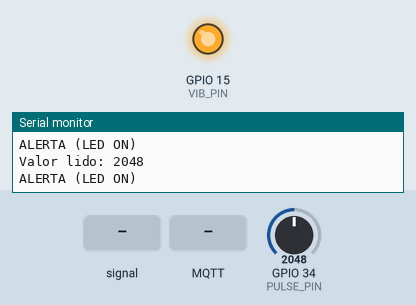
This sketch was run on a simulated ESP32. Shown: output pins drawn as LEDs (lit = HIGH), the last lines printed to the serial monitor. The inputs (shaded band) are chosen by the test bench; at power-on: GPIO 34 (PULSE_PIN) = 2048. WiFi joins after 1.5 s; servers stay silent unless stated; no MQTT or app messages arrive unless stated.

Above: at 2.7 s.
2.8 s: GPIO 34 (PULSE_PIN) fed a 200 Hz sine of ±327 counts around its level
At 3.57 s:
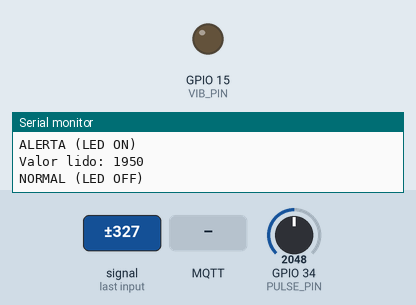
5.8 s: GPIO 34 (PULSE_PIN) set to 1960
7.4 s: MQTT message "liga" arrives on the first subscribed topic
10.5 s: GPIO 34 (PULSE_PIN) set to 2034
At 11.2 s:
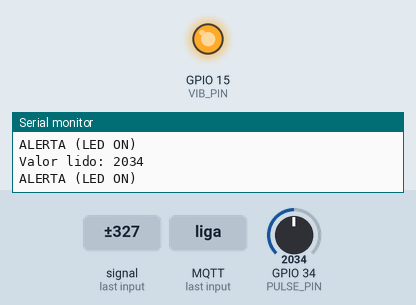
12.1 s: GPIO 34 (PULSE_PIN) set to 1228
At 12.8 s:
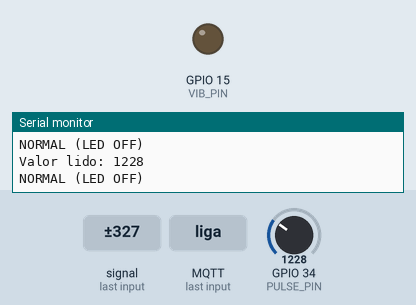
Timing chart, 0 to 14.7 s (numbered marks = the images above; inputs shaded):
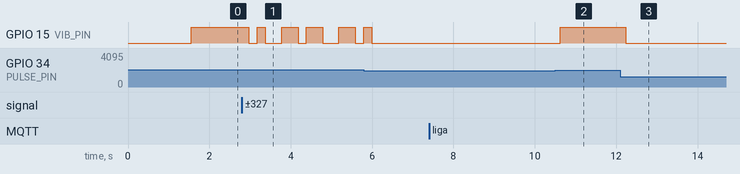

The sketch:

sketch.ino
```cpp
#include <WiFi.h>
#include <PubSubClient.h>

const char* ssid = "Wokwi-GUEST";
const char* password = "";

const char* mqtt_server = "o801170c.ala.dedicated.aws.emqxcloud.com";
const int mqtt_port = 1883;
const char* mqtt_user = "lucas_iot";
const char* mqtt_pass = "Trocar#123Trocar#123";

WiFiClient espClient;
PubSubClient client(espClient);

#define PULSE_PIN 34  // Potenciômetro simulando o PulseSensor
#define VIB_PIN   15  // LED simulando vibração
int limite = 2000;

void callback(char* topic, byte* message, unsigned int length) {
  String msg;
  for (unsigned int i = 0; i < length; i++) {
    msg += (char)message[i];
  }
  Serial.print("Mensagem recebida: ");
  Serial.print(topic);
  Serial.print("\n");
  Serial.println(msg);

  if (msg == "liga") {
    digitalWrite(VIB_PIN, HIGH);
    Serial.println("LED acionado via MQTT");
  } else if (msg == "desliga") {
    digitalWrite(VIB_PIN, LOW);
    Serial.println("LED desligado via MQTT");
  }
}

void reconnect() {
  while (!client.connected()) {
    Serial.print("Conectando ao MQTT...");
    if (client.connect("ESP32ClientLucas", mqtt_user, mqtt_pass)) {
      Serial.println("Conectado!");
      client.subscribe("esp32/comandos"); // Tópico para receber comandos
    } else {
      Serial.print("Falhou, erro: ");
      Serial.print(client.state());
      delay(2000);
    }
  }
}

void setup() {
  Serial.begin(115200);
  pinMode(VIB_PIN, OUTPUT);

  WiFi.begin(ssid, password);
  Serial.print("Conectando ao WiFi");
  while (WiFi.status() != WL_CONNECTED) {
    delay(500);
    Serial.print(".");
  }
  Serial.println("\nWiFi conectado!");

  client.setServer(mqtt_server, mqtt_port);
  client.setCallback(callback);

  Serial.println("Pulse Alert (Simulação Wokwi + EMQX Cloud)");
  Serial.println("Gire o potenciômetro para simular batimentos...");
}

void loop() {
  if (!client.connected()) {
    reconnect();
  }
  client.loop();

  int valor = analogRead(PULSE_PIN);

  // Exibir o valor dessa bagaça no Serial Monitor
  Serial.print("Valor lido: ");
  Serial.println(valor);

  char msg[50];
  sprintf(msg, "{\"valor\":%d}", valor);
  client.publish("esp32/pulse/valor", msg);

  if (valor > limite) {
    digitalWrite(VIB_PIN, HIGH);
    Serial.println("ALERTA (LED ON)");
    client.publish("esp32/pulse", "ALERTA");   // Publica no tópico
  } else {
    digitalWrite(VIB_PIN, LOW);
    Serial.println("NORMAL (LED OFF)");
    client.publish("esp32/pulse", "NORMAL");   // Publica no tópico
  }

  delay(200);
}
```

Measured:
- after the input at 2.8 s, GPIO 15 (VIB_PIN): HIGH → LOW after 0.17 s, → HIGH 0.20 s later, → LOW 0.20 s later, → HIGH 0.40 s later, … (10 changes in this stretch)
- after the input at 10.5 s, GPIO 15 (VIB_PIN): LOW → HIGH after 0.13 s
- after the input at 12.1 s, GPIO 15 (VIB_PIN): HIGH → LOW after 0.14 s
